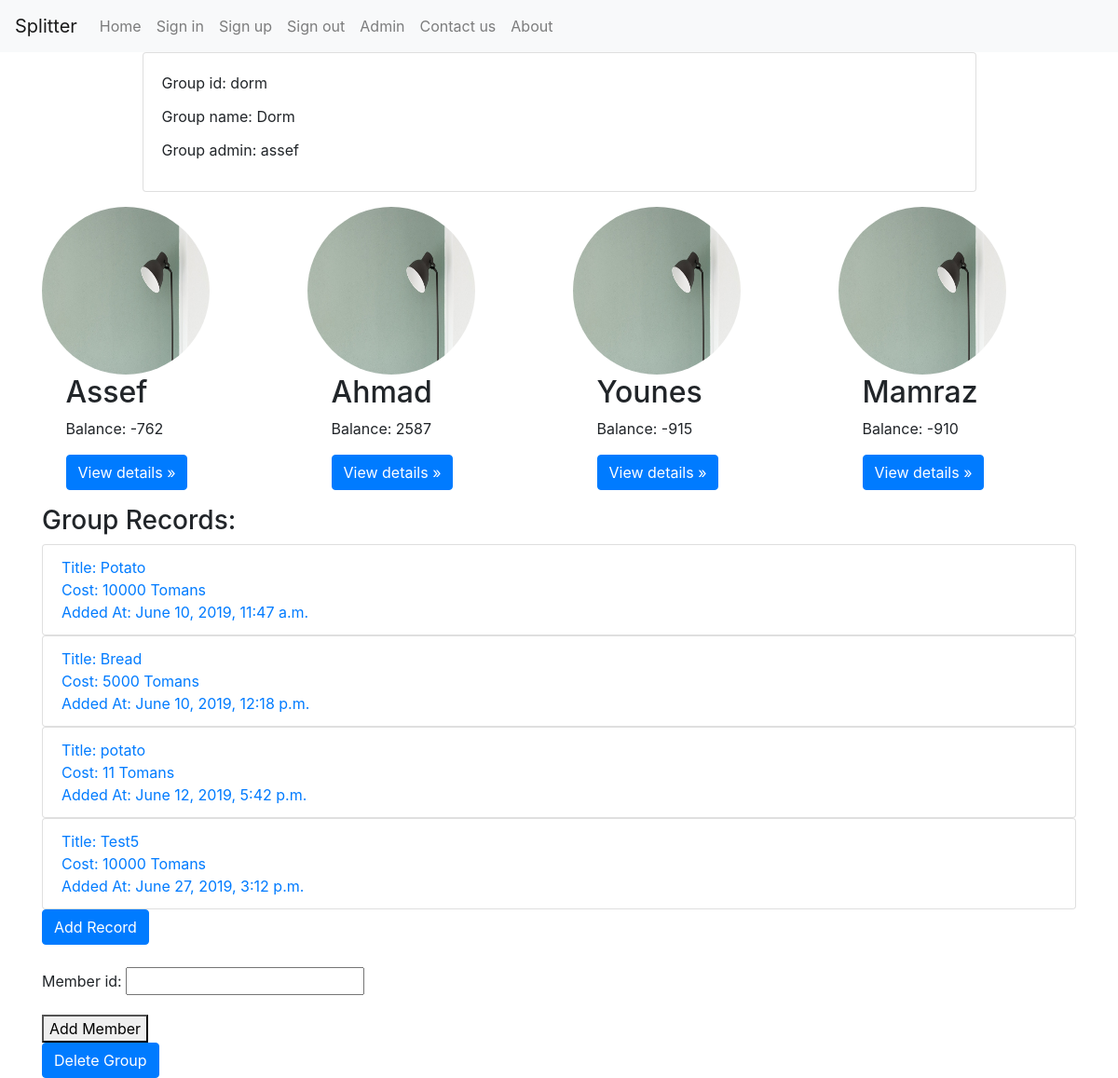
Screenshot of /assef/dorm with the database file from the repository.
### main/models.py (models this page shows, shortened)
class Group(models.Model):
    group_id = models.SlugField(max_length=20, unique=True)
    group_name = models.CharField(max_length=20)
    admin_fk = models.ForeignKey(Account, on_delete=models.CASCADE)
    def get_absolute_url(self):
        return f"/{self.group_id}"

class Account(models.Model):
    first_name = models.CharField(max_length=20)
    last_name = models.CharField(max_length=20)
    account_id = models.SlugField(max_length=20, unique=True)
    password = models.CharField(max_length=20)
    def get_absolute_url(self):
        return f"/{self.account_id}"

class GroupMember(models.Model):
    group_fk = models.ForeignKey(Group, on_delete=models.CASCADE)
    member_fk = models.ForeignKey(Account, on_delete=models.CASCADE)
    balance = models.IntegerField(default=0)

class Record(models.Model):
    group_fk = models.ForeignKey(Group, on_delete=models.CASCADE)
    account_fk = models.ForeignKey(Account, on_delete=models.CASCADE,
                                   related_name='account_fk_name')
    payer_fk = models.ForeignKey(Account, on_delete=models.CASCADE,
                                 related_name='payer_fk_name')
    title = models.CharField(max_length=20)
    cost = models.IntegerField()
    date_time = models.DateTimeField(auto_now=True, null=True)

### main/views.py (the view)
# urls.py: path('<slug:account_id>/<slug:group_id>', views.group_view),
def group_view(request, account_id, group_id):
    form = AddMemberForm(request.POST or None)
    if form.is_valid():
        try:
            member_id = form.data['member_id']
            group = Group.objects.get(group_id=group_id)
            member = Account.objects.get(account_id=member_id)
            group_member = GroupMember(group_fk=group, member_fk=member)
            group_member.save()
            records = Record.objects.filter(group_fk=group)
            for record in records:
                RecordRatio.objects.create(record_fk=record, member_fk=member,)
            return redirect(group_view,
                            account_id=account_id,
                            group_id=group_id)
        except Exception:
            title = 'Add New Member Error'
    else:
        title = 'Group'
    template_name = 'group.html'
    group = Group.objects.get(group_id=group_id)
    account = Account.objects.get(account_id=account_id)
    members = GroupMember.objects.filter(group_fk=group)
    records = Record.objects.filter(group_fk=group)
    pays = Pays.objects.filter(group_fk=group)
    details = {}
    for member in members:
        temp = {}
        for pay in pays:
            if pay.debtor_fk == member.member_fk:
                temp[pay.creditor_fk.account_id] = pay.amount
            elif pay.creditor_fk == member.member_fk:
                temp[pay.debtor_fk.account_id] = pay.amount
        details[member.member_fk.account_id] = temp
    print(details)
    context = {'title': title, 'form': form,
               'group': group, 'members': members, 'account': account,
               'records': records, 'details': details}
    return render(request, template_name, context)

### main/forms.py
class AddMemberForm(forms.Form):
    member_id = forms.SlugField(max_length=20)

### main/templates/group.html (shortened to what this page needs)
{% extends "base.html" %}
{% load static %}
{% block navbar %}
{% include 'navbar.html' %}
{% endblock %}
{% block content %}
<div class='col-12 col-md-10 mb-3 mx-auto'>
    <div class='card'>
        <div class='card-body'>
            <p class='card-title'>Group id: {{ group.group_id }}</p>
            <p class='card-title'>Group name: {{ group.group_name }}</p>
            <p class='card-title'>Group admin: {{ group.admin_fk.account_id}}</p>
        </div>
    </div>
</div>
<div class="row justify-content-center">
    {% for member in members %}
    <div class="col col-sm-6 col-lg-3">
        <img class="rounded-circle" src="{% static 'img/test.jpeg' %}" width="180" height="180">
        <h2 style="padding-left: 10%;">{{ member.member_fk.first_name }}</h2>
        <p style="padding-left: 10%;">Balance: {{ member.balance }}</p>
        <p style="padding-left: 10%;">
            <button class="btn btn-primary" type="button" data-toggle="collapse"
                data-target="#{{ member.member_fk.first_name }}" aria-expanded="false"
                aria-controls="{{ member.member_fk.first_name }}">
                View details &raquo;
            </button>
        </p>
    </div>
    {% endfor %}
</div>
<h3>Group Records:</h3>
{% for record in records %}
<a href="{{ group.group_id }}/{{ record.pk }}">
    <ul class="list-group">
        <li class="list-group-item">
            Title: {{ record.title }}
            Cost: {{ record.cost }} Tomans
            Added At: {{ record.date_time }}
        </li>
    </ul>
</a>
{% endfor %}
<a class="btn btn-primary" href="{{ account.get_absolute_url }}{{ group.get_absolute_url }}/add-record"
    role="button">Add Record</a>
<br>
<br>
{% if group.admin_fk == account %}
<form method='POST' action='' enctype='multipart/form-data'> {% csrf_token %}
    {{ form.as_p }}
    <button type='submit'>Add Member</button>
</form>
<a class="btn btn-primary" href="{{ account.get_absolute_url }}{{ group.get_absolute_url }}/delete_group"
    role="button">Delete Group</a>
{% endif %}
{% endblock %}

### rows the page displays
Group: group_id "dorm", group_name "Dorm", admin_fk.account_id "assef"
GroupMember: member_fk.first_name "Assef", balance "-762"
GroupMember: member_fk.first_name "Ahmad", balance "2587"
GroupMember: member_fk.first_name "Younes", balance "-915"
GroupMember: member_fk.first_name "Mamraz", balance "-910"
Record: title "Potato", cost "10000", date_time "June 10, 2019, 11:47 a.m."
Record: title "Bread", cost "5000", date_time "June 10, 2019, 12:18 p.m."
Record: title "potato", cost "11", date_time "June 12, 2019, 5:42 p.m."
Record: title "Test5", cost "10000", date_time "June 27, 2019, 3:12 p.m."
